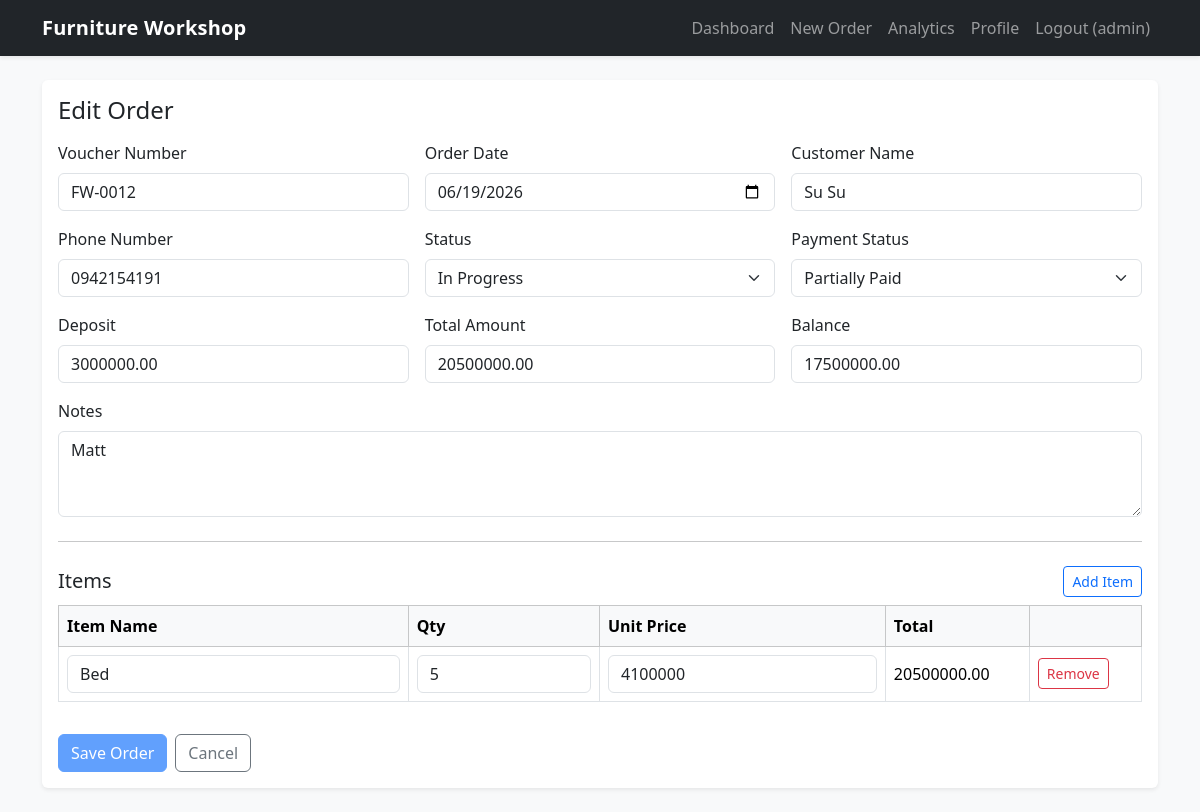
The page /orders/15/edit (signed in) on the database its author committed.
### tables this page shows
CREATE TABLE users (
            id INTEGER PRIMARY KEY AUTOINCREMENT,
            username TEXT NOT NULL UNIQUE,
            password_hash TEXT NOT NULL,
            created_at TEXT NOT NULL
        );

CREATE TABLE orders (
            id INTEGER PRIMARY KEY AUTOINCREMENT,
            user_id INTEGER NOT NULL,
            voucher_number TEXT NOT NULL,
            customer_id INTEGER NOT NULL,
            order_date TEXT NOT NULL,
            deposit REAL NOT NULL DEFAULT 0,
            total_amount REAL NOT NULL DEFAULT 0,
            balance REAL NOT NULL DEFAULT 0,
            status TEXT NOT NULL,
            payment_status TEXT NOT NULL,
            notes TEXT,
            created_at TEXT NOT NULL,
            FOREIGN KEY (user_id) REFERENCES users(id),
            FOREIGN KEY (customer_id) REFERENCES customers(id)
        );

CREATE TABLE customers (
            id INTEGER PRIMARY KEY AUTOINCREMENT,
            user_id INTEGER NOT NULL,
            name TEXT NOT NULL,
            phone_number TEXT NOT NULL,
            created_at TEXT NOT NULL,
            FOREIGN KEY (user_id) REFERENCES users(id),
            UNIQUE(user_id, phone_number)
        );

### app.py (the view)
@app.route("/orders/<int:order_id>/edit")
@login_required
def edit_order(order_id: int) -> str:
    order = fetch_order(order_id, int(current_user.id))
    if not order:
        flash("Order not found.", "error")
        return redirect(url_for("index"))
    form = OrderForm(
        data={
            "order_id": order["id"],
            "customer_name": order["customer_name"],
            "phone_number": order["phone_number"],
            "order_date": parse_date_value(order["order_date"]),
            "status": order["status"],
            "payment_status": order["payment_status"],
            "deposit": order["deposit"],
            "notes": order["notes"],
        }
    )
    form.items_json.data = json.dumps(order["items"])
    return render_template(
        "order_form.html",
        form=form,
        order=order,
        suggested_voucher=order["voucher_number"],
        initial_items=order["items"],
    )

### forms.py (shortened to what this page needs)
class OrderForm(FlaskForm):
    order_id = HiddenField()
    customer_name = StringField(
        "Customer Name",
        validators=[DataRequired(), Length(max=MAX_CUSTOMER_NAME_LENGTH)],
    )
    phone_number = StringField(
        "Phone Number",
        validators=[
            DataRequired(),
            Length(min=7, max=20),
            Regexp(PHONE_PATTERN, message="Phone number format is invalid."),
        ],
    )
    order_date = DateField("Order Date", validators=[DataRequired()], format="%Y-%m-%d")
    status = SelectField(
        "Status",
        choices=[(status, status) for status in STATUSES],
        validators=[DataRequired()],
    )
    payment_status = SelectField(
        "Payment Status",
        choices=[(status, status) for status in PAYMENT_STATUSES],
        validators=[DataRequired()],
    )
    deposit = DecimalField(
        "Deposit",
        places=2,
        default=0,
        validators=[Optional(), NumberRange(min=0, max=MAX_MONEY)],
    )
    notes = TextAreaField("Notes", validators=[Optional(), Length(max=MAX_NOTES_LENGTH)])
    items_json = HiddenField("Items", validators=[DataRequired()])
    clean_items: list[dict[str, Any]]

class LogoutForm(FlaskForm):
    pass

### app.py (called while the page is built)
@login_manager.user_loader
def load_user(user_id: str) -> User | None:
    db = get_db()
    row = db.execute(
        "SELECT id, username FROM users WHERE id = ?", (user_id,)
    ).fetchone()
    if not row:
        return None
    return User(id=int(row["id"]), username=row["username"])

def get_db() -> sqlite3.Connection:
    if "db" not in g:
        g.db = sqlite3.connect(DB_PATH)
        g.db.row_factory = sqlite3.Row
        g.db.execute("PRAGMA foreign_keys = ON")
    return g.db

@app.after_request
def add_security_headers(response: Any) -> Any:
    response.headers["X-Frame-Options"] = "DENY"
    response.headers["X-Content-Type-Options"] = "nosniff"
    response.headers["Referrer-Policy"] = "strict-origin-when-cross-origin"
    response.headers["Content-Security-Policy"] = (
        "default-src 'self'; "
        "script-src 'self' https://cdn.jsdelivr.net 'unsafe-inline'; "
        "style-src 'self' https://cdn.jsdelivr.net 'unsafe-inline'; "
        "img-src 'self' data:; "
        "font-src 'self' https://cdn.jsdelivr.net; "
        "connect-src 'self'; "
        "frame-ancestors 'none'; "
        "form-action 'self'; "
        "base-uri 'self'"
    )
    return response

### templates/order_form.html (shortened to what this page needs)
{% extends "base.html" %}
{% block content %}
<div class="card border-0 shadow-sm">
  <div class="card-body">
    <h2 class="h4 mb-3">{{ 'Edit Order' if order else 'New Order' }}</h2>
    <form method="post" action="{{ url_for('save_order') }}" id="orderForm">
      <div class="row g-3">
        <div class="col-12 col-md-6 col-lg-4">
          <label class="form-label">Voucher Number</label>
          <input class="form-control" value="{{ suggested_voucher }}" readonly />
        </div>
        <div class="col-12 col-md-6 col-lg-4">
          {{ form.order_date.label(class="form-label") }}
          {{ form.order_date(class="form-control form-input" ~ (' is-invalid' if form.order_date.errors else ''),
          type="date") }}
        </div>
        <div class="col-12 col-md-6 col-lg-4">
          {{ form.customer_name.label(class="form-label") }}
          {{ form.customer_name(class="form-control form-input" ~ (' is-invalid' if form.customer_name.errors else ''),
          maxlength="100") }}
        </div>
        <div class="col-12 col-md-6 col-lg-4">
          {{ form.phone_number.label(class="form-label") }}
          {{ form.phone_number(class="form-control form-input" ~ (' is-invalid' if form.phone_number.errors else ''),
          maxlength="20") }}
        </div>
        <div class="col-6 col-md-6 col-lg-4">
          {{ form.status.label(class="form-label") }}
          {{ form.status(class="form-select form-input" ~ (' is-invalid' if form.status.errors else '')) }}
        </div>
        <div class="col-6 col-md-6 col-lg-4">
          {{ form.payment_status.label(class="form-label") }}
          {{ form.payment_status(class="form-select form-input" ~ (' is-invalid' if form.payment_status.errors else ''))
          }}
        </div>
        <div class="col-12 col-md-4">
          {{ form.deposit.label(class="form-label") }}
          {{ form.deposit(class="form-control form-input" ~ (' is-invalid' if form.deposit.errors else ''),
          type="number", step="0.01", min="0", max="1000000000") }}
        </div>
        <div class="col-12 col-md-4">
          <label class="form-label">Total Amount</label>
          <input class="form-control" id="total_amount" readonly />
        </div>
        <div class="col-12 col-md-4">
          <label class="form-label">Balance</label>
          <input class="form-control" id="balance" readonly />
        </div>
        <div class="col-12">
          {{ form.notes.label(class="form-label") }}
          {{ form.notes(class="form-control form-input" ~ (' is-invalid' if form.notes.errors else ''), rows="3",
          maxlength="1000") }}
        </div>
      </div>
      <hr class="my-4" />
      <div class="d-flex justify-content-between align-items-center mb-2">
        <h3 class="h5 mb-0">Items</h3>
        <button type="button" class="btn btn-sm btn-outline-primary" onclick="addItem()">Add Item</button>
      </div>
      <div class="table-responsive">
        <table id="itemTable" class="table table-bordered align-middle">
          <thead class="table-light">
            <tr>
              <th>Item Name</th>
              <th>Qty</th>
              <th>Unit Price</th>
              <th>Total</th>
              <th></th>
            </tr>
          </thead>
          <tbody></tbody>
        </table>
      </div>
      <div class="d-flex flex-wrap gap-2 mt-3">
        <button class="btn btn-primary" id="submit-btn" disabled=True type="submit">Save Order</button>
        <a class="btn btn-outline-secondary" href="{{ url_for('index') }}">Cancel</a>
      </div>
    </form>
  </div>
</div>
{% endblock %}

### templates/base.html (shortened to what this page needs)
<!doctype html>
<html lang="en">
<head>
  <link href="https://cdn.jsdelivr.net/npm/bootstrap@5.3.3/dist/css/bootstrap.min.css" rel="stylesheet">
  <link rel="stylesheet" href="{{ url_for('static', filename='styles.css') }}" />
</head>
<body class="bg-light">
  <nav class="navbar navbar-expand-lg navbar-dark bg-dark shadow-sm">
    <div class="container">
      <a class="navbar-brand fw-semibold" href="{{ url_for('index') }}">Furniture Workshop</a>
      <div class="collapse navbar-collapse" id="mainNav">
        <ul class="navbar-nav ms-auto mb-2 mb-lg-0">
          {% if current_user.is_authenticated %}
          <li class="nav-item"><a class="nav-link" href="{{ url_for('index') }}">Dashboard</a></li>
          <li class="nav-item"><a class="nav-link" href="{{ url_for('new_order') }}">New Order</a></li>
          <li class="nav-item"><a class="nav-link" href="{{ url_for('analytics') }}">Analytics</a></li>
          <li class="nav-item"><a class="nav-link" href="{{ url_for('profile') }}">Profile</a></li>
          <li class="nav-item">
            <form method="post" action="{{ url_for('logout') }}" class="d-flex">
              <button type="submit" class="nav-link btn btn-link text-decoration-none">Logout ({{ current_user.username }})</button>
            </form>
          </li>
          {% else %}
          <li class="nav-item"><a class="nav-link" href="{{ url_for('login') }}">Login</a></li>
          <li class="nav-item"><a class="nav-link" href="{{ url_for('register') }}">Register</a></li>
          {% endif %}
        </ul>
      </div>
    </div>
  </nav>
  <main class="container py-4">
    {% block content %}{% endblock %}
  </main>
</body>
</html>

### static/styles.css (style rules this page uses)
body { min-height: 100vh; }
.navbar-brand { letter-spacing: 0.2px; }

### rows shown on the page
users: username "admin"
orders: voucher_number "FW-0012", order_date "06/19/2026", status "In Progress", payment_status "Partially Paid", deposit "3000000.00", notes "Matt"
customers: phone_number "0942154191"

### other values the page prints
{{ 'Edit Order' if order else 'New Order' }} "Edit Order"
